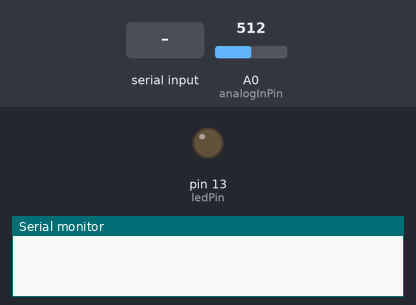
Simulated run of this sketch. Board: Arduino Uno, built with avr-gcc and run on an emulated ATmega328P. On the bench: output pins drawn as LEDs (lit = HIGH), the last lines printed to the serial monitor. Inputs (shaded band) come from the test bench; at power-on: A0 (analogInPin) = 512.

Above: at 1.2 s.
1.3 s: "1\n" received over Serial
At 1.9 s:
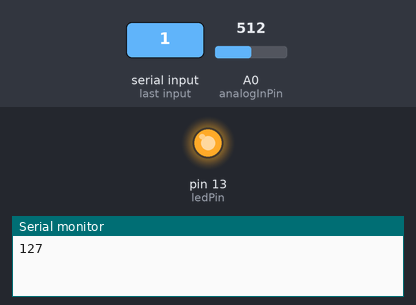
2.8 s: "90,45\n" received over Serial
At 3.3 s:
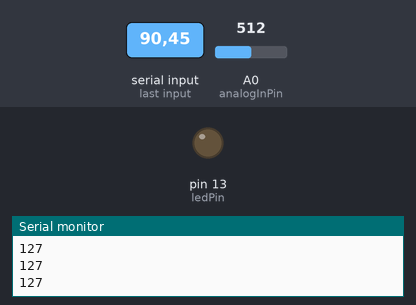
Timing chart, 0 to 5.8 s (numbered marks = the images above; inputs shaded):
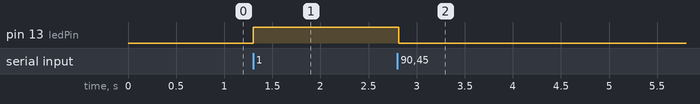

The sketch:

assignment11.ino
```cpp
const int analogInPin = A0;
const int ledPin = 13;

int sensorValue = 0;
int outputValue = 0;

const int numReadings = 20;

int readings[numReadings];  // the readings from the analog input
int readIndex = 0;          // the index of the current reading
int total = 0;              // the running total
int average = 0;

void setup()
{
  Serial.begin(4800);

  pinMode(ledPin, OUTPUT);

  for (int thisReading = 0; thisReading < numReadings; thisReading++) {
    readings[thisReading] = 0;
  }
}

void loop()
{
  //
  // subtract the last reading:
  total = total - readings[readIndex];
  // read from the sensor:
  readings[readIndex] = analogRead(analogInPin);
  // add the reading to the total:
  total = total + readings[readIndex];
  // advance to the next position in the array:
  readIndex = readIndex + 1;

  // if we're at the end of the array...
  if (readIndex >= numReadings) {
    // ...wrap around to the beginning:
    readIndex = 0;
  }

  // calculate the average:
  average = total / numReadings;
  // send it to the computer as ASCII digits

  //
  //sensorValue = analogRead(analogInPin); // potentiometer
  outputValue = map(average, 0, 1023, 0, 255);

  while(Serial.available() > 0)
  {
    int lightToggle = Serial.parseInt();

    Serial.println(outputValue);

    if(Serial.read() == '\n')
    {
      if(lightToggle == 1)
      {
        digitalWrite(ledPin, HIGH);
      }
      else
      {
        digitalWrite(ledPin, LOW);
      }
    }
  }


}
```

Measured:
- after the input at 1.3 s, pin 13 (ledPin): LOW → HIGH at once
- after the input at 2.8 s, pin 13 (ledPin): HIGH → LOW at once
